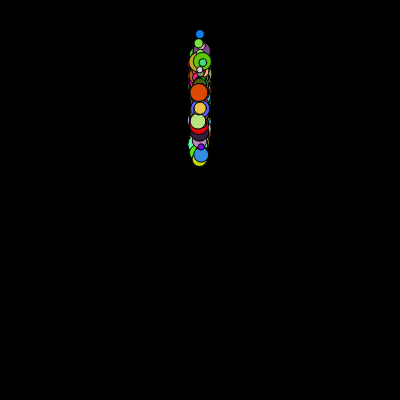
Frame 1 (no input)
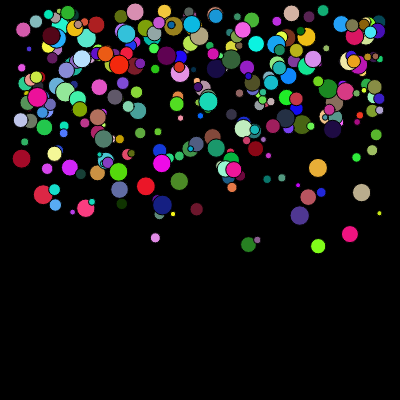
Frame 60 (no input)
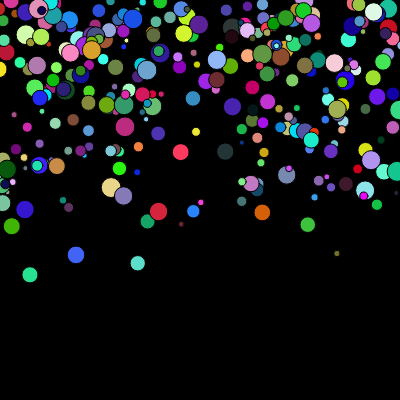
Frame 120 (the mouse pressed at the canvas centre since frame 60)

The p5.js sketch that drew these frames (run headless with seeded random() and noise() and a simulated clock; from frame 60 on, the mouse is pressed at the canvas centre):

// p5.js sketch
// ── sketch.js
let m = [];
let n = [];
let mSpd = [];
let nSpd = [];
let diam = [];
let x = 0

function setup() {
  createCanvas(400, 400);
  for (let i = 0; i < 300; i++) {
    m[i] = width / 2;
    n[i] = height / 2;
    mSpd[i] = random(-3, 3);
    nSpd[i] = random(-3, 3);
    diam[i] = random(5, 20);
  }
}

function draw() {
  background(0);
  for (let i = 0; i < 300; i++) {
    x = x+0.1
    let noiseN = noise(x)*n[i]
    
    m[i] += mSpd[i];    
    n[i] += nSpd[i];   
    fill(random(255),random(255),random(255))
    circle(m[i], noiseN, diam[i]); 
    if (m[i]<0){
      mSpd[i] = -mSpd[i]
    }
    if(m[i]>width){
      mSpd[i] = -mSpd[i]
    }
    if (n[i]<0){
      nSpd[i]= -nSpd[i]
    }
    if(n[i]>height){
      nSpd[i]=-nSpd[i]
    }
  }
}
